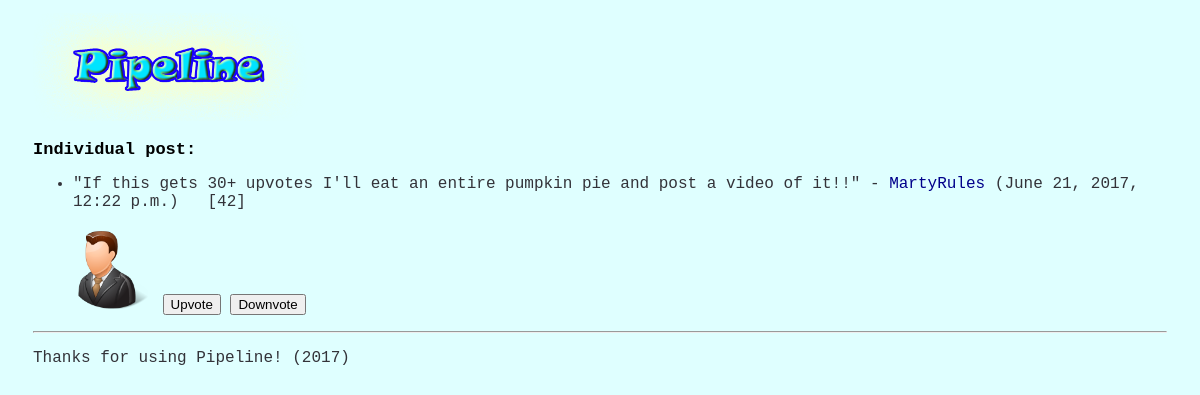
/post/9/, run on an earlier commit of the app's database.
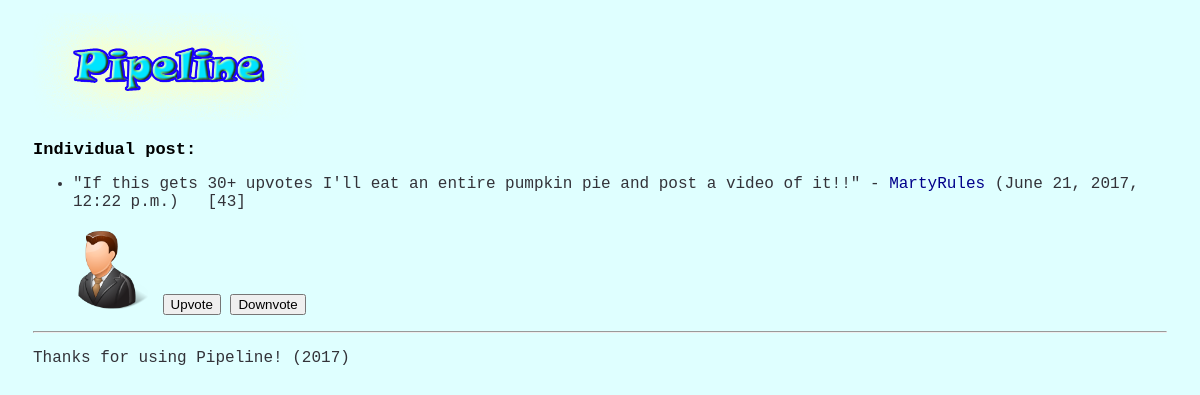
And on a later commit of the database.
### posts/models.py (models this page shows, shortened)
class Post(models.Model):
    message = models.CharField(max_length=100)
    post_date = models.DateTimeField()
    user = models.ForeignKey(User, null = True, blank = True)
    votes = models.IntegerField()

### posts/views.py (the view, shortened to what this page needs)
# urls.py: url(r'^post/(?P<postid>\d{1,3})/$', views.individual_post),   # \d{1,3} means any number with 1 - 3 digits
def individual_post(request, postid):
    try:
        postid = int(postid)
    except ValueError:
        raise Http404()
    posts = sort_posts_recent(Post.objects.all())
    kwargs = {"posts": posts, 'postid': postid}
    return render(request, 'posts/individual_post.html', {'posts': posts, 'postid': postid})

### pipeline/views.py (called while the page is built)
def sort_posts_recent(posts_data):
    post_tuples = [(single_post.post_date, single_post) for single_post in posts_data]
    sorted_posts = [item[1] for item in sorted(post_tuples, key=lambda tup: tup[0], reverse=True)]
    return sorted_posts

### posts/templates/posts/individual_post.html (shortened to what this page needs)
{% extends "base.html" %}
{% block content %}
{% load static %}
<h2>Individual post:</h2>
<ul>
	{% for post in posts %}
	{% if post.id == postid %}
	<li>"{{ post.message }}" - <a href = "/profile/{{post.user.id}}">{{ post.user.username | capfirst }}</a> ({{ post.post_date }}) &nbsp; [{{ post.votes }}]</li>
        {% if post.user.profile.avatar == 'no_avatar' %}<img src = "{% static 'avatars/no_avatar.png' %}" alt = "No Avatar" width = "70px">
        {% elif post.user.profile.avatar == 'avatar1' %}<img src = "{% static 'avatars/avatar1.png' %}" alt = "Avatar 1" width = "80px">
        {% elif post.user.profile.avatar == 'avatar2' %}<img src = "{% static 'avatars/avatar2.png' %}" alt = "Avatar 2" width = "80px">
        {% elif post.user.profile.avatar == 'avatar3' %}<img src = "{% static 'avatars/avatar3.png' %}" alt = "Avatar 3" width = "80px">
        {% elif post.user.profile.avatar == 'avatar4' %}<img src = "{% static 'avatars/avatar4.png' %}" alt = "Avatar 4" width = "80px">
        {% elif post.user.profile.avatar == 'avatar5' %}<img src = "{% static 'avatars/avatar5.png' %}" alt = "Avatar 5" width = "80px">
        {% elif post.user.profile.avatar == 'avatar6' %}<img src = "{% static 'avatars/avatar6.png' %}" alt = "Avatar 6" width = "80px">
        {% elif post.user.profile.avatar == 'avatar7' %}<img src = "{% static 'avatars/avatar7.png' %}" alt = "Avatar 7" width = "80px">
        {% elif post.user.profile.avatar == 'avatar8' %}<img src = "{% static 'avatars/avatar8.png' %}" alt = "Avatar 8" width = "80px">
        {% elif post.user.profile.avatar == 'avatar9' %}<img src = "{% static 'avatars/avatar9.png' %}" alt = "Avatar 9" width = "80px">
        {% elif post.user.profile.avatar == 'avatar10' %}<img src = "{% static 'avatars/avatar10.png' %}" alt = "Avatar 10" width = "80px">{% endif %}</li>
	<form action="/post/{{post.id}}" method="get">
    <input type="submit" name = "q" value="Upvote"></form>
    <form action="/post/{{post.id}}" method="get">
    <input type="submit" name = "q" value="Downvote"></form>
    {% endif %}
{% endfor %}
</ul>
{% endblock %}

What changed in the data, as far as the page shows it:
changed Post "If this gets 30+ upvotes I'll eat an entire pumpkin pie and post a video of it!!": votes "42" → "43"
